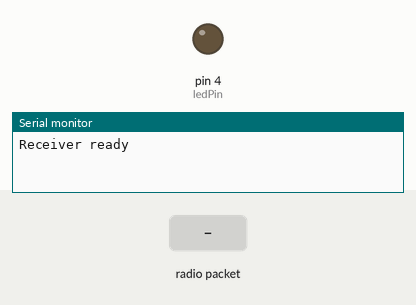
Simulated run of this sketch. Board: Arduino Uno, built with avr-gcc and run on an emulated ATmega328P. Parts: output pins drawn as LEDs (lit = HIGH), the last lines printed to the serial monitor. The inputs (shaded band) are chosen by the test bench. No radio packets arrive unless stated.

Above: at 1.2 s.
1.3 s: radio packet "ON" arrives
At 2.4 s:
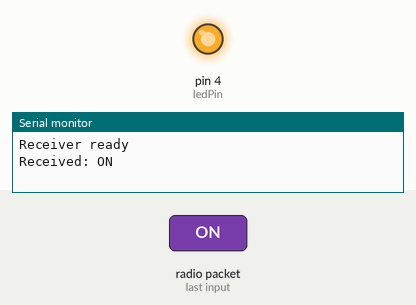
2.8 s: radio packet "OFF" arrives
At 3.5 s:
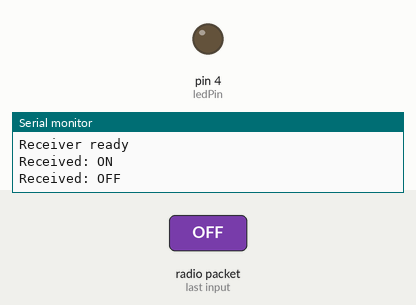
Timing chart, 0 to 5.8 s (numbered marks = the images above; inputs shaded):
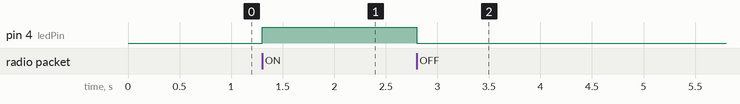

The sketch:

officiel-receiver.ino
```cpp
#include <SPI.h>
#include <RF24.h>

RF24 radio(9, 10);
const byte address[6] = "NODE1";

const int ledPin = 4;

void setup() {
  Serial.begin(115200);

  pinMode(ledPin, OUTPUT);

  if (!radio.begin()) {
    Serial.println("Radio NOT detected!");
    while (1);
  }

  radio.setChannel(108);
  radio.setDataRate(RF24_250KBPS);
  radio.setPALevel(RF24_PA_LOW);

  radio.openReadingPipe(0, address);
  radio.startListening();

  Serial.println("Receiver ready");
}

void loop() {
  if (radio.available()) {
    char text[32] = {0};

    radio.read(text, sizeof(text));

    Serial.print("Received: ");
    Serial.println(text);

    if (strcmp(text, "ON") == 0) {
      digitalWrite(ledPin, HIGH);
    } else if (strcmp(text, "OFF") == 0) {
      digitalWrite(ledPin, LOW);
    }
  }
}
```

Measured:
- after the input at 1.3 s, pin 4 (ledPin): LOW → HIGH at once
- after the input at 2.8 s, pin 4 (ledPin): HIGH → LOW at once
